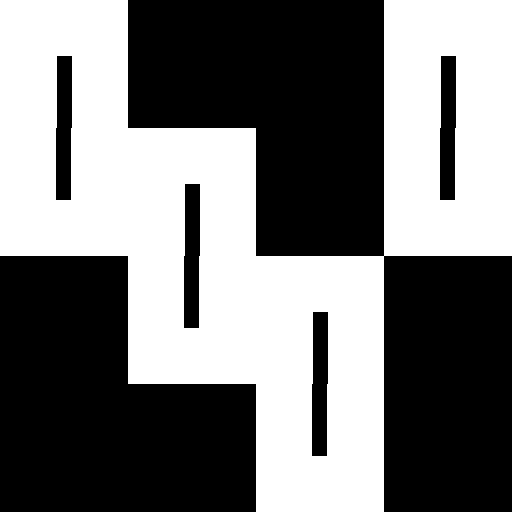

The image is a tile-based game level rendered from a .tmx file. Its description and complete source (layers, tilesets, objects, tile grids) follow:
An orthogonal 4x4 tile map with 128x128 px tiles, 1 tile layer (Tile Layer 1).

<map version="1.2" tiledversion="1.3.4" orientation="orthogonal" renderorder="right-down" width="4" height="4" tilewidth="128" tileheight="128" infinite="0" nextlayerid="2" nextobjectid="1">
 <editorsettings>
  <export target="7.csv" format="csv" />
 </editorsettings>
 <tileset firstgid="1" name="g1" tilewidth="128" tileheight="128" tilecount="15" columns="0">
  <grid orientation="orthogonal" width="1" height="1" />
  <tile id="0">
   <image width="128" height="128" source="../tileset/0.bmp" />
  </tile>
  <tile id="1">
   <image width="128" height="128" source="../tileset/1.bmp" />
  </tile>
  <tile id="2">
   <image width="128" height="128" source="../tileset/2.bmp" />
  </tile>
  <tile id="3">
   <image width="128" height="128" source="../tileset/3.bmp" />
  </tile>
  <tile id="4">
   <image width="128" height="128" source="../tileset/4.bmp" />
  </tile>
  <tile id="5">
   <image width="128" height="128" source="../tileset/5.bmp" />
  </tile>
  <tile id="6">
   <image width="128" height="128" source="../tileset/6.bmp" />
  </tile>
  <tile id="7">
   <image width="128" height="128" source="../tileset/7.bmp" />
  </tile>
  <tile id="8">
   <image width="128" height="128" source="../tileset/8.bmp" />
  </tile>
  <tile id="9">
   <image width="128" height="128" source="../tileset/9.bmp" />
  </tile>
  <tile id="10">
   <image width="128" height="128" source="../tileset/10.bmp" />
  </tile>
  <tile id="11">
   <image width="128" height="128" source="../tileset/11.bmp" />
  </tile>
  <tile id="12">
   <image width="128" height="128" source="../tileset/12.bmp" />
  </tile>
  <tile id="13">
   <image width="128" height="128" source="../tileset/13.bmp" />
  </tile>
  <tile id="14">
   <image width="128" height="128" source="../tileset/14.bmp" />
  </tile>
 </tileset>
 <layer id="1" name="Tile Layer 1" width="4" height="4">
  <data encoding="csv">
3,0,0,3,
1,3,0,1,
0,1,3,0,
0,0,1,0
</data>
 </layer>
</map>
